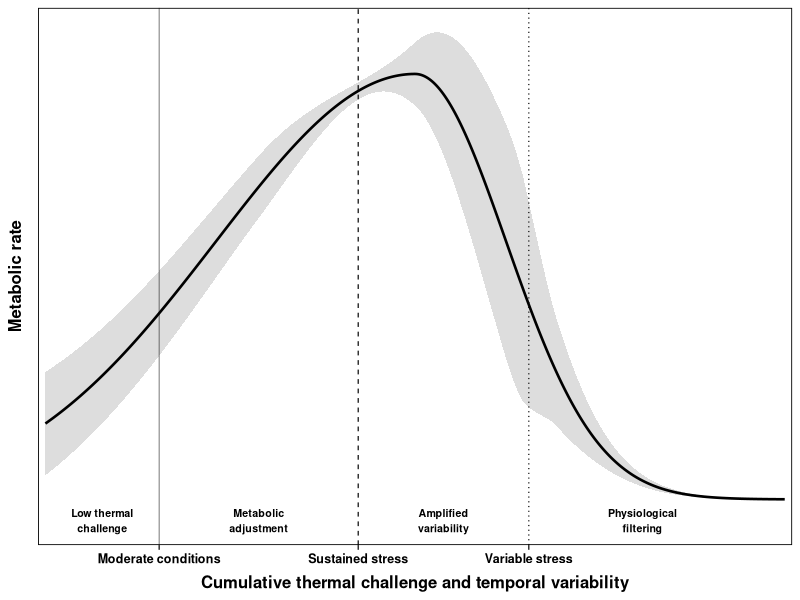
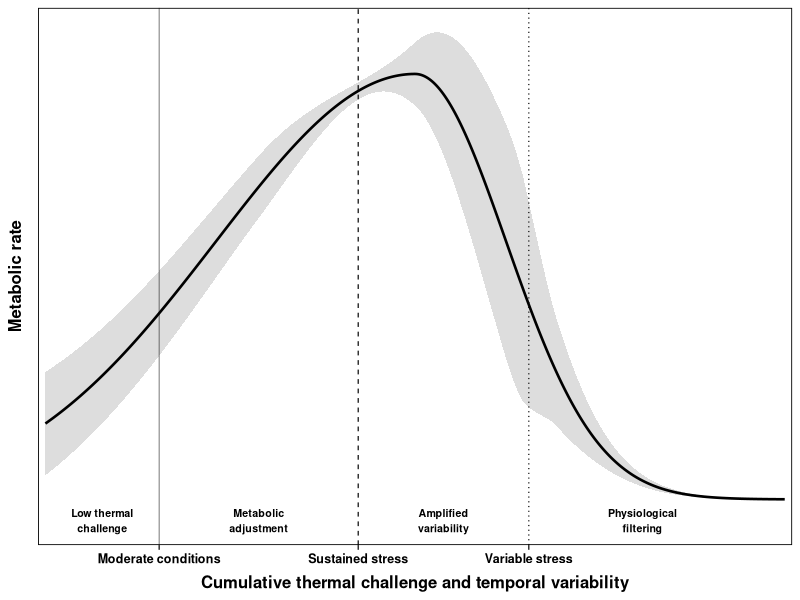
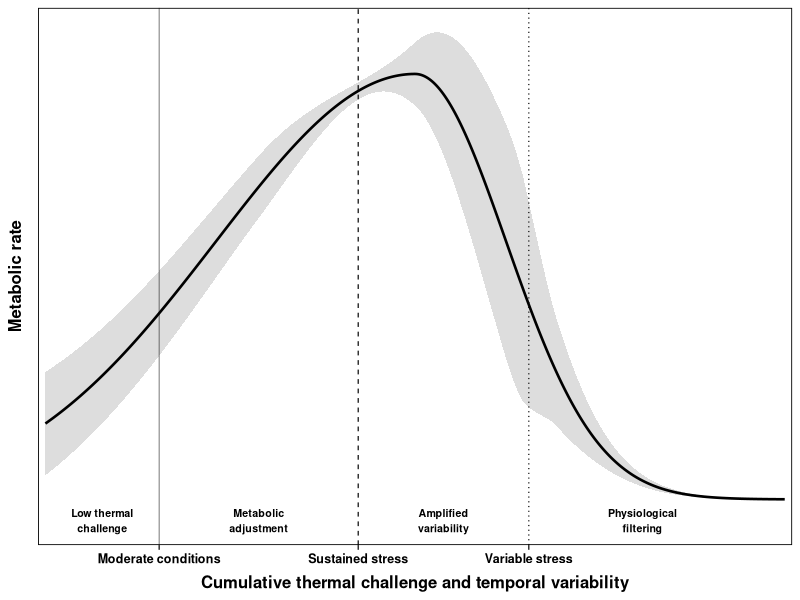

Reproduce these figures in R, in order.
# =========================================================
# Figure 5: Conceptual exposure-response framework
# Mean curve remains conceptual; variability ribbon is data-informed
# =========================================================

suppressPackageStartupMessages({
  library(ggplot2)
  library(dplyr)
  library(readr)
})

# --------------------------- STYLE ---------------------------
font_base       <- 12
font_axis_text  <- 9
font_axis_title <- 12
tick_len_mm     <- 1.2
axis_line_width <- 0.6
guide_lwd       <- 0.4
main_line_lwd   <- 0.9
# -------------------------------------------------------------

# ---------------------------
# 1) Read observed respiration summary
# ---------------------------
resp_sum <- read_csv("Fig2A_summary_D28_by_profile.csv",
                     show_col_types = FALSE) %>%
  mutate(
    cv = sd / mean,
    Profile_lab = gsub("\\r\\n", " ", Profile_lab)
  )

print(resp_sum %>% select(Profile, Profile_lab, n, mean, sd, cv))

cv_ambient <- resp_sum %>% filter(Profile == "abt")  %>% pull(cv)
cv_long    <- resp_sum %>% filter(Profile == "hws1") %>% pull(cv)

cv_inter <- resp_sum %>%
  filter(Profile %in% c("hws2", "hws3", "hws4")) %>%
  summarise(cv = mean(cv, na.rm = TRUE)) %>%
  pull(cv)

cv_low <- mean(c(cv_ambient, cv_long), na.rm = TRUE)

# ---------------------------
# 2) Conceptual x-axis
# ---------------------------
# These values preserve the visual geometry of the original figure.
# They should be interpreted as conceptual exposure-regime space,
# not as measured temperature.

xmin <- 14
xmax <- 40

x_sustained  <- 26.3
x_variable   <- 30.8
x_constraint <- 32.0
x_post       <- 35.0

x <- seq(xmin, xmax, by = 0.05)

# ---------------------------
# 3) Conceptual mean curve
# ---------------------------
mean_curve <- function(x,
                       x_peak = 27,
                       width_left = 7,
                       width_right = 3.2,
                       base = 0.40,
                       amp = 0.80) {
  ifelse(
    x <= x_peak,
    amp * exp(-0.5 * ((x - x_peak) / width_left)^2) + base,
    amp * exp(-0.5 * ((x - x_peak) / width_right)^2) + base
  )
}

curve_df <- data.frame(
  x = x,
  resp = mean_curve(x)
)

# ---------------------------
# 4) Data-informed variability ribbon
# ---------------------------
# Keep original left-side visual geometry.
# Only smooth the right-side contraction after the variability peak.

anchor_df <- data.frame(
  x = c(
    xmin,
    21.5,
    x_sustained,
    x_variable
  ),
  cv = c(
    cv_low   * 1.15,
    cv_low   * 0.45,
    cv_long  * 0.22,
    cv_inter * 1.05
  )
)

left_fun <- splinefun(anchor_df$x, anchor_df$cv, method = "monoH.FC")

# value at peak, used as the start of the right-side decline
peak_cv <- cv_inter * 1.05

# Smooth right-side decline only
right_fun <- function(x) {
  peak_cv / (1 + exp(0.85 * (x - x_constraint)))
}

# Smooth transition between left spline and right decline
smoothstep <- function(z) {
  z <- pmin(1, pmax(0, z))
  z * z * (3 - 2 * z)
}

rel_profile <- function(x) {
  blend_start <- x_variable - 0.8
  blend_end   <- x_variable + 1.2

  w <- smoothstep((x - blend_start) / (blend_end - blend_start))

  left_val  <- pmax(0, left_fun(pmin(x, x_variable)))
  right_val <- right_fun(x)

  (1 - w) * left_val + w * right_val
}

a <- 0.22
b <- 0.78
band_scale <- 1.00
eps <- 1e-6

band <- curve_df %>%
  mutate(
    rel = rel_profile(x),
    halfwidth = band_scale * rel * (a + b * pmax(resp, eps)),
    lower = pmax(0, resp - halfwidth),
    upper = resp + halfwidth
  )

# ---------------------------
# 5) Plot
# ---------------------------
line_moderate  <- 18
line_sustained <- 25.0
line_variable  <- 31.0

p <- ggplot(curve_df, aes(x, resp)) +
  geom_ribbon(
    data = band,
    aes(ymin = lower, ymax = upper),
    fill = "grey40",
    alpha = 0.22
  ) +
  geom_line(linewidth = main_line_lwd, colour = "black") +

  geom_vline(xintercept = line_moderate,
             linetype = 1, linewidth = 0.3, alpha = 0.6) +
  geom_vline(xintercept = line_sustained,
             linetype = 2, linewidth = guide_lwd) +
  geom_vline(xintercept = line_variable,
             linetype = 3, linewidth = guide_lwd) +

  annotate("text", x = 16.0, y = 0.36,
           label = "Low thermal\nchallenge",
           size = 2.7, fontface = "bold") +
  annotate("text", x = 21.5, y = 0.36,
           label = "Metabolic\nadjustment",
           size = 2.7, fontface = "bold") +
  annotate("text", x = 28.0, y = 0.36,
           label = "Amplified\nvariability",
           size = 2.7, fontface = "bold") +
  annotate("text", x = 35.0, y = 0.36,
           label = "Physiological\nfiltering",
           size = 2.7, fontface = "bold") +

  scale_x_continuous(
    limits = c(xmin, xmax),
    breaks = c(line_moderate, line_sustained, line_variable),
    labels = c(
      "Moderate conditions",
      "Sustained stress",
      "Variable stress"
    ),
    expand = expansion(mult = c(0.01, 0.01))
  ) +

  labs(
    x = "Cumulative thermal challenge and temporal variability",
    y = "Metabolic rate"
  ) +

  theme_bw(base_size = font_base) +
  theme(
    panel.grid.major = element_blank(),
    panel.grid.minor = element_blank(),

    panel.border = element_rect(
      colour = "black",
      linewidth = axis_line_width
    ),

    axis.text.x = element_text(
      size = font_axis_text,
      colour = "black",
      face = "bold"
    ),
    axis.title.x = element_text(
      size = font_axis_title,
      colour = "black",
      face = "bold",
      margin = margin(t = 6.5)
    ),

    axis.text.y = element_blank(),
    axis.ticks.y = element_blank(),
    axis.title.y = element_text(
      size = font_axis_title,
      colour = "black",
      face = "bold",
      margin = margin(r = 6.5)
    ),

    axis.ticks.x = element_line(linewidth = 0.4, colour = "black"),
    axis.ticks.length.x = grid::unit(tick_len_mm, "mm"),

    plot.margin = margin(2, 2, 2, 2, "mm")
  )

print(p)

# ---------------------------
# 6) Save
# ---------------------------
ggsave(
  "Figure5_conceptual_profile_variability.pdf",
  p,
  width = 135,
  height = 90,
  units = "mm",
  device = cairo_pdf
)

ggsave(
  "Figure5_conceptual_profile_variability.png",
  p,
  width = 135,
  height = 90,
  units = "mm",
  dpi = 600
)
